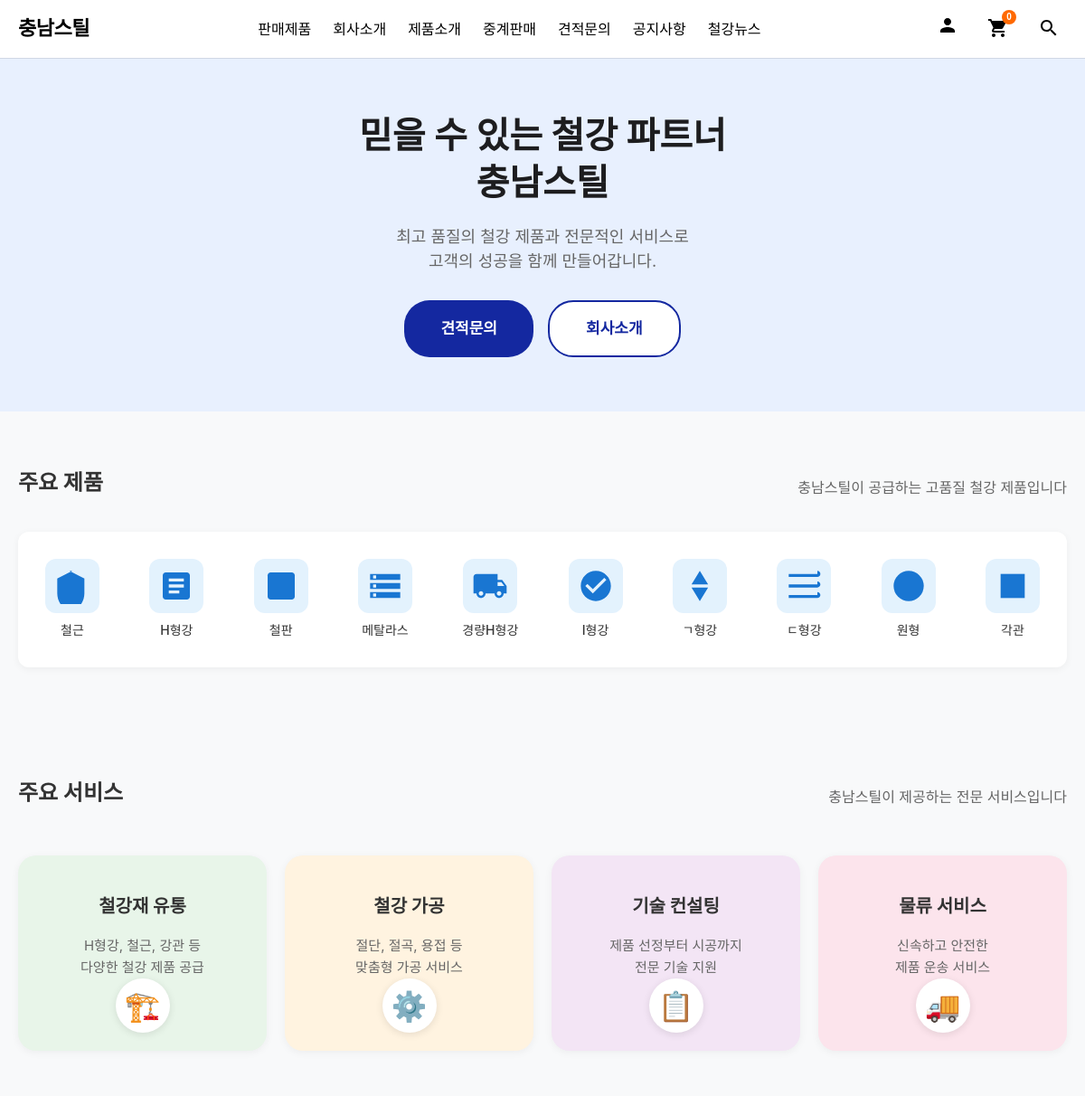
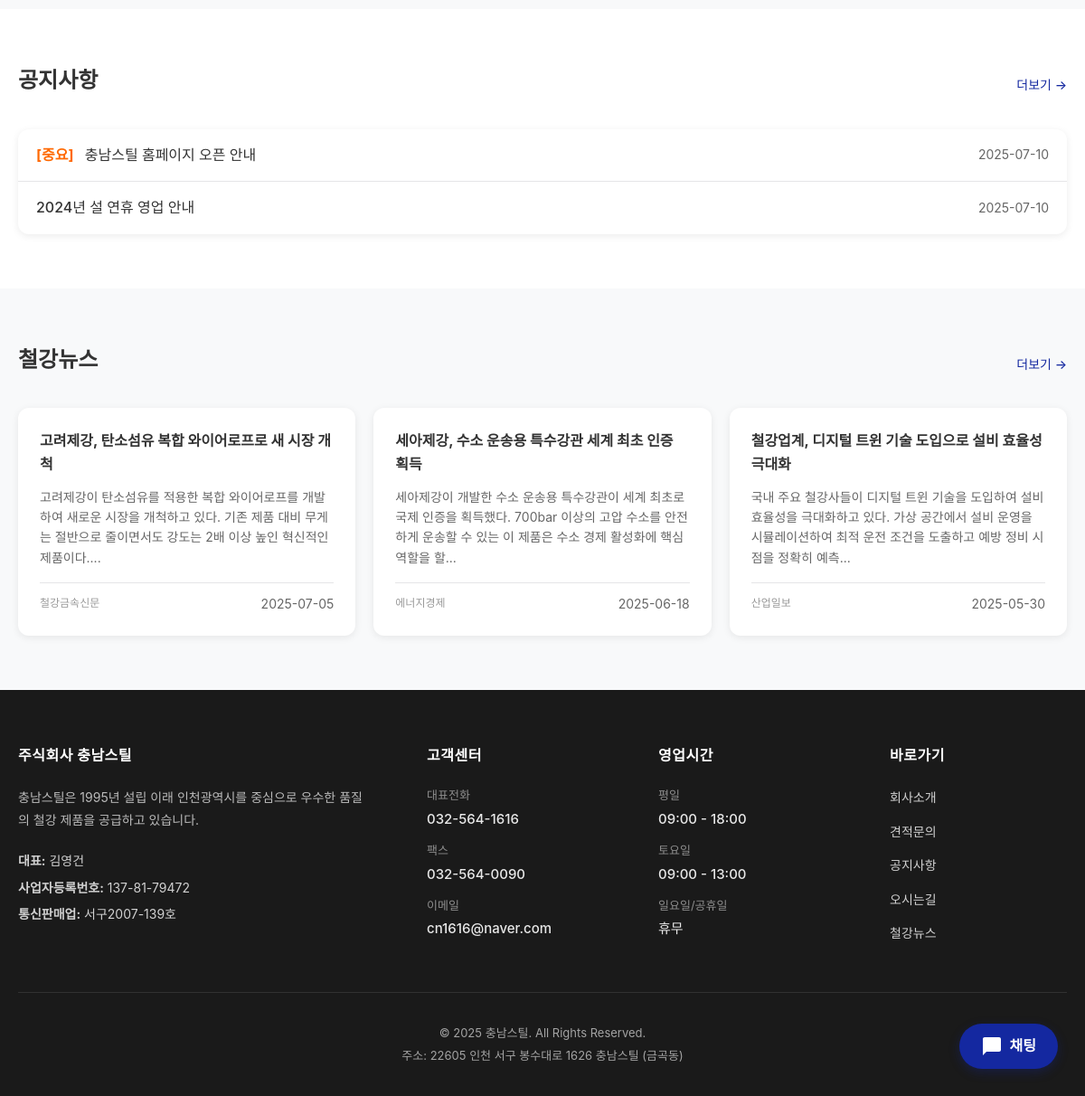
The page / on the database its author committed (2 pictures, top to bottom).
### tables this page shows
CREATE TABLE IF NOT EXISTS board_notice (
    id SERIAL PRIMARY KEY,
    title VARCHAR(255) NOT NULL,
    content TEXT NOT NULL,
    writer VARCHAR(100) NOT NULL,
    password VARCHAR(255) NOT NULL,
    attachment VARCHAR(255),
    view_count INTEGER DEFAULT 0,
    is_important BOOLEAN DEFAULT FALSE,
    created_at TIMESTAMP DEFAULT CURRENT_TIMESTAMP,
    updated_at TIMESTAMP DEFAULT CURRENT_TIMESTAMP
);

CREATE TABLE IF NOT EXISTS board_news (
    id SERIAL PRIMARY KEY,
    title VARCHAR(255) NOT NULL,
    content TEXT NOT NULL,
    writer VARCHAR(100) NOT NULL,
    password VARCHAR(255) NOT NULL,
    source VARCHAR(200),
    attachment VARCHAR(255),
    view_count INTEGER DEFAULT 0,
    created_at TIMESTAMP DEFAULT CURRENT_TIMESTAMP,
    updated_at TIMESTAMP DEFAULT CURRENT_TIMESTAMP
);

### db.php (called while the page is built, shortened)
<?php
if (!function_exists('escape')) {
    function escape($str) {
        return htmlspecialchars($str, ENT_QUOTES, 'UTF-8');
    }
}
if (!function_exists('formatDate')) {
    function formatDate($date, $format = 'Y-m-d') {
        return date($format, strtotime($date));
    }
}
?>

### index.php (the view, shortened to what this page needs)
<?php
include 'head.php';
?>
<section class="hero-section">
    <div class="section-container">
        <div class="hero-content">
            <h2>믿을 수 있는 철강 파트너<br>충남스틸</h2>
            <p>최고 품질의 철강 제품과 전문적인 서비스로<br>고객의 성공을 함께 만들어갑니다.</p>
            <div class="hero-buttons">
                <a href="quote.php" class="btn btn-primary btn-large">견적문의</a>
                <a href="about.php" class="btn btn-secondary btn-large">회사소개</a>
            </div>
        </div>
    </div>
</section>
<section class="section">
    <div class="section-container">
        <div class="section-header">
            <h3>주요 제품</h3>
            <p>충남스틸이 공급하는 고품질 철강 제품입니다</p>
        </div>
        <div class="product-nav">
            <a href="products.php#rebar" class="product-nav-item">
                <div class="product-nav-icon">
                    <svg width="40" height="40" viewBox="0 0 24 24" fill="#1976D2">
                        <path d="M12 2L2 7v10c0 5.55 3.84 10.74 9 12 5.16-1.26 9-6.45 9-12V7l-10-5z"/>
                    </svg>
                </div>
                <span>철근</span>
            </a>
            <a href="products.php#hbeam" class="product-nav-item">
                <div class="product-nav-icon">
                    <svg width="40" height="40" viewBox="0 0 24 24" fill="#1976D2">
                        <path d="M19 3H5c-1.1 0-2 .9-2 2v14c0 1.1.9 2 2 2h14c1.1 0 2-.9 2-2V5c0-1.1-.9-2-2-2zm-5 14H7v-2h7v2zm3-4H7v-2h10v2zm0-4H7V7h10v2z"/>
                    </svg>
                </div>
                <span>H형강</span>
            </a>
            <a href="products.php#plate" class="product-nav-item">
                <div class="product-nav-icon">
                    <svg width="40" height="40" viewBox="0 0 24 24" fill="#1976D2">
                        <path d="M19 3H5c-1.1 0-2 .9-2 2v14c0 1.1.9 2 2 2h14c1.1 0 2-.9 2-2V5c0-1.1-.9-2-2-2z"/>
                    </svg>
                </div>
                <span>철판</span>
            </a>
            <a href="products.php#metalath" class="product-nav-item">
                <div class="product-nav-icon">
                    <svg width="40" height="40" viewBox="0 0 24 24" fill="#1976D2">
                        <path d="M2 20h20v-4H2v4zm2-3h2v2H4v-2zM2 4v4h20V4H2zm4 3H4V5h2v2zm-4 7h20v-4H2v4zm2-3h2v2H4v-2z"/>
                    </svg>
                </div>
                <span>메탈라스</span>
            </a>
            <a href="products.php#light-hbeam" class="product-nav-item">
                <div class="product-nav-icon">
                </div>
                <span>경량H형강</span>
            </a>
            <a href="products.php#ibeam" class="product-nav-item">
                <div class="product-nav-icon">
                    <svg width="40" height="40" viewBox="0 0 24 24" fill="#1976D2">
                        <path d="M12 2C6.48 2 2 6.48 2 12s4.48 10 10 10 10-4.48 10-10S17.52 2 12 2zm-2 15l-5-5 1.41-1.41L10 14.17l7.59-7.59L19 8l-9 9z"/>
                    </svg>
                </div>
                <span>I형강</span>
            </a>
            <a href="products.php#angle" class="product-nav-item">
                <div class="product-nav-icon">
                    <svg width="40" height="40" viewBox="0 0 24 24" fill="#1976D2">
                        <path d="M12 2l-5.5 9h11z M12 22l5.5-9h-11z"/>
                    </svg>
                </div>
                <span>ㄱ형강</span>
            </a>
            <a href="products.php#channel" class="product-nav-item">
                <div class="product-nav-icon">
                    <svg width="40" height="40" viewBox="0 0 24 24" fill="#1976D2">
                        <path d="M21 18H2v2h19c1.1 0 2-.9 2-2s-.9-2-2-2zm0-14H2v2h19c1.1 0 2-.9 2-2s-.9-2-2-2zm0 7H2v2h19c1.1 0 2-.9 2-2s-.9-2-2-2z"/>
                    </svg>
                </div>
                <span>ㄷ형강</span>
            </a>
            <a href="products.php#round" class="product-nav-item">
                <div class="product-nav-icon">
                    <svg width="40" height="40" viewBox="0 0 24 24" fill="#1976D2">
                        <circle cx="12" cy="12" r="10"/>
                    </svg>
                </div>
                <span>원형</span>
            </a>
            <a href="products.php#square" class="product-nav-item">
                <div class="product-nav-icon">
                    <svg width="40" height="40" viewBox="0 0 24 24" fill="#1976D2">
                        <rect x="4" y="4" width="16" height="16"/>
                    </svg>
                </div>
                <span>각관</span>
            </a>
        </div>
    </div>
</section>
<section class="section" style="background-color: #F8F9FA;">
    <div class="section-container">
        <div class="section-header">
            <h3>주요 서비스</h3>
            <p>충남스틸이 제공하는 전문 서비스입니다</p>
        </div>
        <div class="service-grid">
            <div class="service-card" style="background-color: #E8F5E9;">
                <h4>철강재 유통</h4>
                <p>H형강, 철근, 강관 등<br>다양한 철강 제품 공급</p>
                <div class="service-icon-bottom">🏗️</div>
            </div>
            <div class="service-card" style="background-color: #FFF3E0;">
                <h4>철강 가공</h4>
                <p>절단, 절곡, 용접 등<br>맞춤형 가공 서비스</p>
                <div class="service-icon-bottom">⚙️</div>
            </div>
            <div class="service-card" style="background-color: #F3E5F5;">
                <h4>기술 컨설팅</h4>
                <p>제품 선정부터 시공까지<br>전문 기술 지원</p>
                <div class="service-icon-bottom">📋</div>
            </div>
            <div class="service-card" style="background-color: #FCE4EC;">
                <h4>물류 서비스</h4>
                <p>신속하고 안전한<br>제품 운송 서비스</p>
                <div class="service-icon-bottom">🚚</div>
            </div>
        </div>
    </div>
</section>
<section class="section" style="background-color: white;">
    <div class="section-container">
        <div class="section-header">
            <h3>공지사항</h3>
            <a href="notice.php" class="more-link">더보기 →</a>
        </div>
        <div class="notice-list card">
        <?php
        try {
            $sql = "SELECT id, title, created_at, is_important
                    FROM board_notice
                    ORDER BY is_important DESC, created_at DESC
                    LIMIT 5";
            $stmt = $pdo->query($sql);
            $notices = $stmt->fetchAll();
            foreach ($notices as $notice):
        ?>
        <div class="notice-item">
            <a href="board_view.php?type=notice&id=<?php echo $notice['id']; ?>">
                <?php if ($notice['is_important']): ?>
                    <span class="badge-important">[중요]</span>
                <?php endif; ?>
                <?php echo escape($notice['title']); ?>
            </a>
            <span class="date"><?php echo formatDate($notice['created_at']); ?></span>
        </div>
        <?php
            endforeach;
        } catch (Exception $e) {
            echo '<p style="text-align: center; color: #666;">공지사항을 불러올 수 없습니다.</p>';
        }
        ?>
        </div>
    </div>
</section>
<section class="section">
    <div class="section-container">
        <div class="section-header">
            <h3>철강뉴스</h3>
            <a href="news.php" class="more-link">더보기 →</a>
        </div>
        <div class="news-grid">
        <?php
        try {
            $sql = "SELECT id, title, content, source, created_at
                    FROM board_news
                    ORDER BY created_at DESC
                    LIMIT 3";
            $stmt = $pdo->query($sql);
            $newsList = $stmt->fetchAll();
            foreach ($newsList as $news):
        ?>
        <div class="news-card card">
            <h4><a href="board_view.php?type=news&id=<?php echo $news['id']; ?>"><?php echo escape($news['title']); ?></a></h4>
            <p><?php echo escape(mb_substr(strip_tags($news['content']), 0, 100)) . '...'; ?></p>
            <div class="news-meta">
                <span class="source"><?php echo escape($news['source'] ?: '충남스틸'); ?></span>
                <span class="date"><?php echo formatDate($news['created_at']); ?></span>
            </div>
        </div>
        <?php
            endforeach;
        } catch (Exception $e) {
            echo '<p style="text-align: center; color: #666; grid-column: 1/-1;">뉴스를 불러올 수 없습니다.</p>';
        }
        ?>
        </div>
    </div>
</section>
<?php include 'tail.php'; ?>

### rows shown on the page
board_notice: is_important "[중요]", title "충남스틸 홈페이지 오픈 안내", created_at "2025-07-10"
board_notice: title "2024년 설 연휴 영업 안내", created_at "2025-07-10"
board_news: title "고려제강, 탄소섬유 복합 와이어로프로 새 시장 개척", content "고려제강이 탄소섬유를 적용한 복합 와이어로프를 개발하여 새로운 시장을 개척하고 있다. 기존 제품 대비 무게는 절반으로 줄이면서도 강도는 2배 이상 높인 혁신적인 제품이다.", source "철강금속신문", created_at "2025-07-05"
board_news: title "세아제강, 수소 운송용 특수강관 세계 최초 인증 획득", content "세아제강이 개발한 수소 운송용 특수강관이 세계 최초로 국제 인증을 획득했다. 700bar 이상의 고압 수소를 안전하게 운송할 수 있는 이 제품은 수소 경제 활성화에 핵심 역할을 할", source "에너지경제", created_at "2025-06-18"
board_news: title "철강업계, 디지털 트윈 기술 도입으로 설비 효율성 극대화", content "국내 주요 철강사들이 디지털 트윈 기술을 도입하여 설비 효율성을 극대화하고 있다. 가상 공간에서 설비 운영을 시뮬레이션하여 최적 운전 조건을 도출하고 예방 정비 시점을 정확히 예측", source "산업일보", created_at "2025-05-30"
